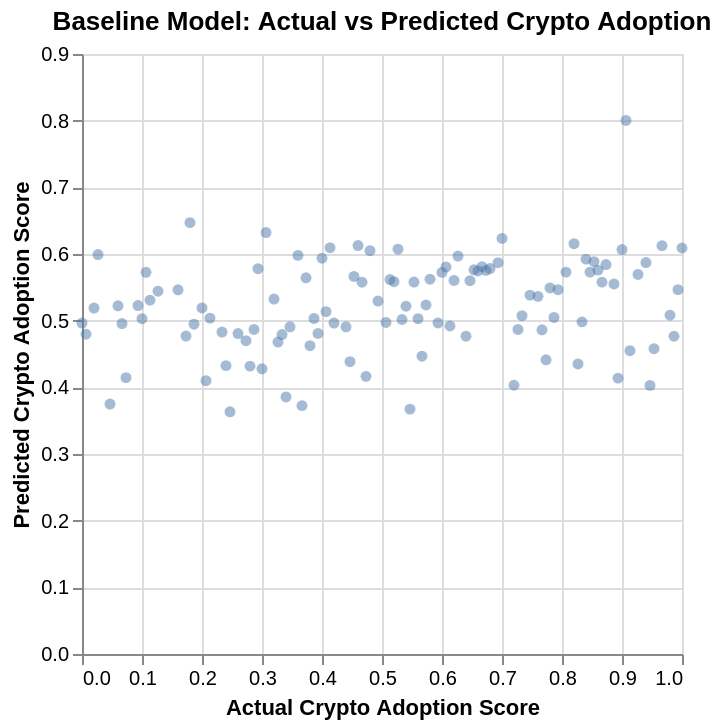

The notebook cell this image was saved under:
### Code cell
import pandas as pd
import altair as alt

# Create dataframe with actual and predicted values
baseline_plot_df = pd.DataFrame({
    "actual": y,
    "predicted": model.predict(X)
})

# Scatter plot
points = alt.Chart(baseline_plot_df).mark_circle(opacity=0.5).encode(
    x=alt.X("actual", title="Actual Crypto Adoption Score"),
    y=alt.Y("predicted", title="Predicted Crypto Adoption Score")
).properties(
    title="Baseline Model: Actual vs Predicted Crypto Adoption"
)

baseline_plot

### Figure 1 — Vega-Lite specification as saved in the notebook (floating-point values rounded to 4 significant figures)
{"config": {"view": {"continuousWidth": 300, "continuousHeight": 300}}, "data": {"name": "data-47b38de71cfcd955290ed82c8a923cb0"}, "mark": {"type": "circle", "opacity": 0.5}, "encoding": {"x": {"field": "actual", "title": "Actual Crypto Adoption Score", "type": "quantitative"}, "y": {"field": "predicted", "title": "Predicted Crypto Adoption Score", "type": "quantitative"}}, "title": "Baseline Model: Actual vs Predicted Crypto Adoption", "$schema": "https://vega.github.io/schema/vega-lite/v6.1.0.json", "datasets": {"data-47b38de71cfcd955290ed82c8a923cb0": [{"actual": 0.28, "predicted": 0.4318}, {"actual": 0.9067, "predicted": 0.8004}, {"actual": 0.4933, "predicted": 0.5295}, {"actual": 0.7467, "predicted": 0.5383}, {"actual": 0.5133, "predicted": 0.5616}, {"actual": 0.3933, "predicted": 0.4809}, {"actual": 0.5533, "predicted": 0.5579}, {"actual": 0.38, "predicted": 0.4625}, {"actual": 0.2733, "predicted": 0.4699}, {"actual": 0.7733, "predicted": 0.4412}, {"actual": 0.6533, "predicted": 0.5764}, {"actual": 0.1133, "predicted": 0.5308}, {"actual": 0.4667, "predicted": 0.5576}, {"actual": 0.02, "predicted": 0.5189}, {"actual": 0.3333, "predicted": 0.4791}, {"actual": 0.94, "predicted": 0.5871}, {"actual": 0.0, "predicted": 0.4964}, {"actual": 0.8867, "predicted": 0.5551}, {"actual": 0.64, "predicted": 0.4767}, {"actual": 0.66, "predicted": 0.5746}, {"actual": 0.8733, "predicted": 0.5842}, {"actual": 0.2867, "predicted": 0.4869}, {"actual": 0.2133, "predicted": 0.5038}, {"actual": 0.7667, "predicted": 0.4863}, {"actual": 0.4067, "predicted": 0.5136}, {"actual": 0.2933, "predicted": 0.578}, {"actual": 0.6667, "predicted": 0.5811}, {"actual": 0.8667, "predicted": 0.5578}, {"actual": 0.32, "predicted": 0.5324}, {"actual": 0.3867, "predicted": 0.5033}, {"actual": 0.72, "predicted": 0.4031}, {"actual": 0.56, "predicted": 0.503}, {"actual": 0.84, "predicted": 0.5923}, {"actual": 0.4133, "predicted": 0.6095}, {"actual": 0.8333, "predicted": 0.4982}, {"actual": 0.4533, "predicted": 0.5663}, {"actual": 0.86, "predicted": 0.5758}, {"actual": 0.9267, "predicted": 0.5694}, {"actual": 0.6467, "predicted": 0.5599}, {"actual": 0.7, "predicted": 0.6234}, {"actual": 0.07333, "predicted": 0.4145}, {"actual": 0.6, "predicted": 0.5724}, {"actual": 0.2067, "predicted": 0.4099}, {"actual": 0.24, "predicted": 0.4325}, {"actual": 0.4, "predicted": 0.5937}, {"actual": 0.6067, "predicted": 0.5805}, {"actual": 0.9867, "predicted": 0.4766}, {"actual": 1.0, "predicted": 0.609}, {"actual": 0.3267, "predicted": 0.4679}, {"actual": 0.5467, "predicted": 0.3673}, {"actual": 0.06, "predicted": 0.5222}, {"actual": 0.54, "predicted": 0.5216}, {"actual": 0.76, "predicted": 0.5365}, {"actual": 0.4467, "predicted": 0.4384}, {"actual": 0.8533, "predicted": 0.5886}, {"actual": 0.6267, "predicted": 0.5969}, {"actual": 0.82, "predicted": 0.6154}, {"actual": 0.8933, "predicted": 0.4138}, {"actual": 0.1867, "predicted": 0.4947}, {"actual": 0.1733, "predicted": 0.4769}, {"actual": 0.34, "predicted": 0.3855}, {"actual": 0.5267, "predicted": 0.6072}, {"actual": 0.46, "predicted": 0.6127}, {"actual": 0.48, "predicted": 0.605}, {"actual": 0.8267, "predicted": 0.4351}, {"actual": 0.6133, "predicted": 0.492}, {"actual": 0.3667, "predicted": 0.3725}, {"actual": 0.9133, "predicted": 0.455}, {"actual": 0.006667, "predicted": 0.4797}, {"actual": 0.1067, "predicted": 0.5726}, {"actual": 0.16, "predicted": 0.5462}, {"actual": 0.18, "predicted": 0.647}, {"actual": 0.2333, "predicted": 0.4829}, {"actual": 0.04667, "predicted": 0.375}, {"actual": 0.02667, "predicted": 0.5992}, {"actual": 0.1, "predicted": 0.503}, {"actual": 0.6933, "predicted": 0.5869}, {"actual": 0.1267, "predicted": 0.5442}, {"actual": 0.9933, "predicted": 0.5465}, {"actual": 0.2467, "predicted": 0.3633}, {"actual": 0.7933, "predicted": 0.5464}, {"actual": 0.3467, "predicted": 0.4907}, {"actual": 0.5333, "predicted": 0.5018}, {"actual": 0.3733, "predicted": 0.5643}, {"actual": 0.06667, "predicted": 0.4956}, {"actual": 0.9467, "predicted": 0.4029}, {"actual": 0.26, "predicted": 0.4806}, {"actual": 0.7267, "predicted": 0.4868}, {"actual": 0.9533, "predicted": 0.4579}, {"actual": 0.8467, "predicted": 0.5728}, {"actual": 0.6733, "predicted": 0.5755}, {"actual": 0.42, "predicted": 0.4964}, {"actual": 0.5667, "predicted": 0.4467}, {"actual": 0.5733, "predicted": 0.5235}, {"actual": 0.7333, "predicted": 0.5074}, {"actual": 0.58, "predicted": 0.5621}, {"actual": 0.5067, "predicted": 0.4974}, {"actual": 0.3, "predicted": 0.4279}, {"actual": 0.68, "predicted": 0.5782}, {"actual": 0.36, "predicted": 0.5979}, {"actual": 0.52, "predicted": 0.5585}, {"actual": 0.44, "predicted": 0.4908}, {"actual": 0.9, "predicted": 0.6067}, {"actual": 0.09333, "predicted": 0.5226}, {"actual": 0.4733, "predicted": 0.4165}, {"actual": 0.5933, "predicted": 0.4966}, {"actual": 0.78, "predicted": 0.5491}, {"actual": 0.9667, "predicted": 0.6125}, {"actual": 0.2, "predicted": 0.5191}, {"actual": 0.98, "predicted": 0.5082}, {"actual": 0.7867, "predicted": 0.5048}, {"actual": 0.8067, "predicted": 0.5728}, {"actual": 0.62, "predicted": 0.5604}, {"actual": 0.3067, "predicted": 0.6321}]}}
